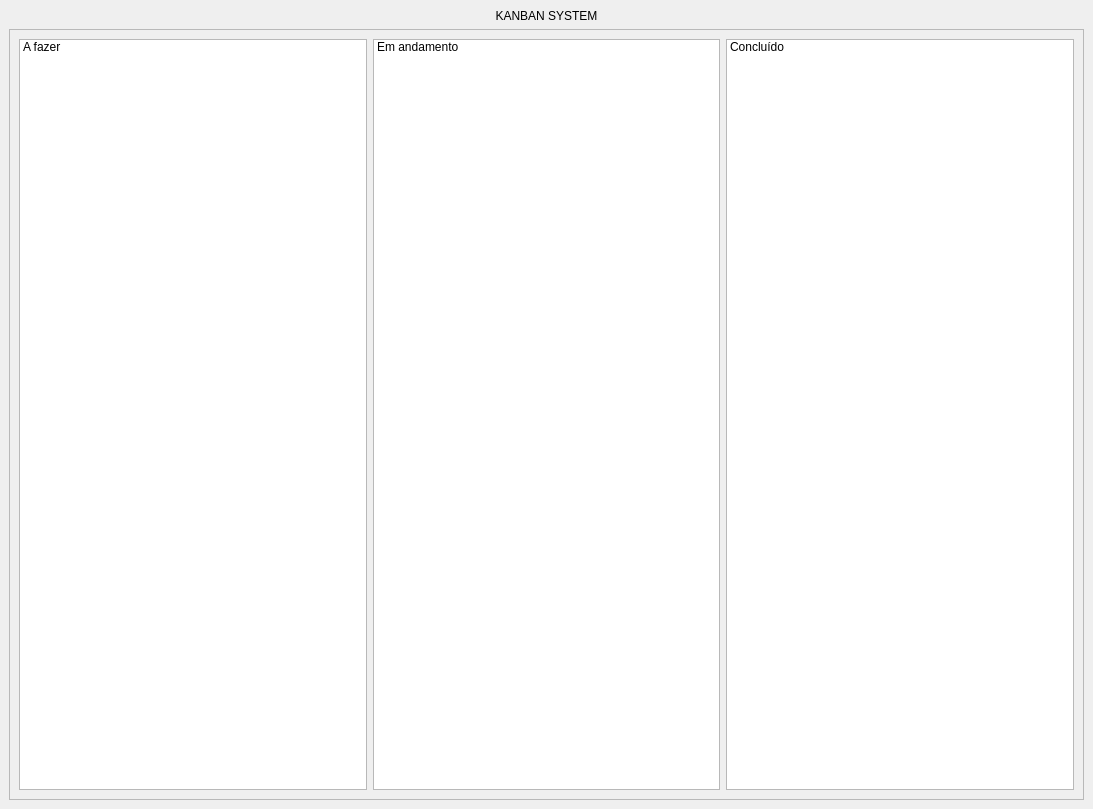
<?xml version="1.0" encoding="UTF-8"?>
<ui version="4.0">
 <class>MainWindow</class>
 <widget class="QMainWindow" name="MainWindow">
  <property name="geometry">
   <rect>
    <x>0</x>
    <y>0</y>
    <width>1093</width>
    <height>809</height>
   </rect>
  </property>
  <property name="windowTitle">
   <string>MainWindow</string>
  </property>
  <widget class="QWidget" name="centralwidget">
   <layout class="QVBoxLayout" name="verticalLayout">
    <item>
     <widget class="QLabel" name="label">
      <property name="text">
       <string>KANBAN SYSTEM</string>
      </property>
      <property name="alignment">
       <set>Qt::AlignCenter</set>
      </property>
     </widget>
    </item>
    <item>
     <widget class="QFrame" name="frame">
      <property name="frameShape">
       <enum>QFrame::StyledPanel</enum>
      </property>
      <property name="frameShadow">
       <enum>QFrame::Raised</enum>
      </property>
      <layout class="QHBoxLayout" name="horizontalLayout">
       <item>
        <widget class="QListWidget" name="listWidget">
         <item>
          <property name="text">
           <string>A fazer</string>
          </property>
         </item>
        </widget>
       </item>
       <item>
        <widget class="QListWidget" name="listWidget_2">
         <item>
          <property name="text">
           <string>Em andamento</string>
          </property>
         </item>
        </widget>
       </item>
       <item>
        <widget class="QListWidget" name="listWidget_3">
         <item>
          <property name="text">
           <string>Concluído</string>
          </property>
         </item>
        </widget>
       </item>
      </layout>
     </widget>
    </item>
   </layout>
  </widget>
 </widget>
 <resources/>
 <connections/>
</ui>
